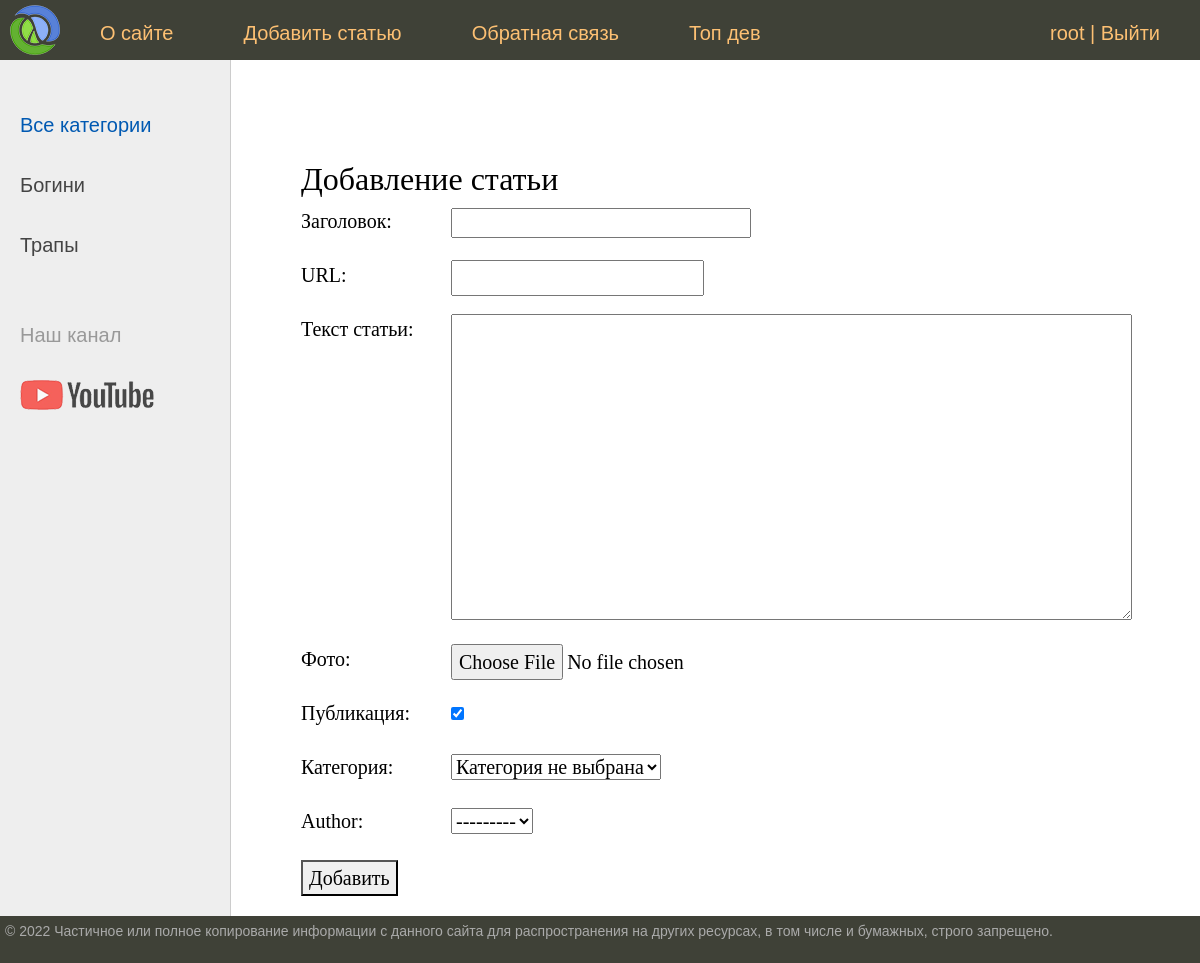
Page /addpage/ (signed in) on the committed database.
### users/models.py (models this page shows, shortened)
class CustomUser(AbstractUser):
    GENDERS = (
        ('m', 'Мужчина'),
        ('f', 'Женщина'),
    )
    slug = models.SlugField(max_length=255, unique=True, db_index=True, verbose_name='profile URL')
    fio = models.CharField('ФИО', max_length=255, default='')
    gender = models.CharField('Пол', max_length=1, choices=GENDERS, default='')
    birth_date = models.DateField('Дата рождения', default='2004-09-12')
    ava = models.ImageField(upload_to="avas/%Y/%m/%d/", verbose_name='Аватар')

### women/models.py (models this page shows)
class Category(models.Model):
    name = models.CharField(max_length=100, db_index=True, verbose_name='Название категории')
    slug = models.SlugField(max_length=255, unique=True, db_index=True, verbose_name='URL')
    def __str__(self):
        return self.name
    def get_absolute_url(self):
        return reverse('category', kwargs={'cat_slug': self.slug})
    class Meta:
        verbose_name = 'Категория'
        verbose_name_plural = 'Категории'
        ordering = ['name']

### women/views.py (the view)
# urls.py: path('addpage/', AddPage.as_view(), name='add_page'),
class AddPage(LoginRequiredMixin, DataMixin, CreateView):
    form_class = AddPostForm
    template_name = 'women/addpage.html'
    success_url = reverse_lazy('home')
    login_url = reverse_lazy('login')
    def get_context_data(self, *, object_list=None, **kwargs):
        context = super().get_context_data(**kwargs)
        c_def = self.get_user_context(title='Добавление статьи')
        return dict(**context, **c_def)

### women/forms.py (shortened to what this page needs)
class AddPostForm(forms.ModelForm):
    def __init__(self, *args, **kwargs):
        super().__init__(*args, **kwargs)
        self.fields['cat'].empty_label = "Категория не выбрана"
    class Meta:
        model = Women
        fields = ['title', 'slug', 'content', 'photo', 'is_published', 'cat', 'author']
        widgets ={
            'title': forms.TextInput(attrs={'class': 'form-input'}),
            'content': forms.Textarea(attrs={'cols': 60, 'rows': 10}),
        }

### women/templatetags/women_tags.py (called while the page is built)
@register.inclusion_tag('usertags/list_categories.html')
def show_categories(sort=None, cat_selected=None):
    if not sort:
        cats = Category.objects.all()
    else:
        cats = Category.objects.order_by(sort)
    return {"cats": cats, "cat_selected": cat_selected}

### women/utils.py (called while the page is built)
    def get_user_context(self, **kwargs):
        context = kwargs
        user_menu = menu.copy()
        if not self.request.user.is_authenticated:
            user_menu.pop(1)
            context['login_form'] = LoginUserForm
        context['menu'] = user_menu
        if 'cat_selected' not in context:
            context['cat_selected'] = 0
        return context

### women/templates/women/addpage.html (shortened to what this page needs)
{% extends 'women/base.html' %}
{% block content %}
    <h1>{{ title }}</h1>
    <form action="{% url 'add_page' %}" method="post" enctype="multipart/form-data">
        {% for f in form %}
            <p><label class="form-label" for="{{ f.id_for_label }}">{{f.label}}: </label>{{ f }}</p>
        {% endfor %}
        <button type="submit">Добавить</button>
    </form>
{% endblock %}

### women/templates/women/base.html (shortened to what this page needs)
{% load static %}
{% load women_tags %}
{% load cache %}
<!DOCTYPE html>
<html>
<head>
    {% block styles %}
        <link href="https://cdn.jsdelivr.net/npm/bootstrap@5.0.2/dist/css/bootstrap.min.css" rel="stylesheet">
        <link type="text/css" href="{% static 'women/css/styles.css' %}" rel="stylesheet" />
    {% endblock %}
</head>
<body>
    <table class="table-page" border=0 cellpadding="0" cellspacing="0">
        <tr>
            <td valign=top>
                {% block mainmenu %}
                    <div class="header">
                        <ul id="mainmenu" class="mainmenu">
                            <li class="logo"><a href="{% url 'home' %}">{{ m.title }}</a></li>
                            {% for m in menu %}
                                <li><a href="{% url m.url_name %}">{{m.title}}</a></li>
                            {% endfor %}
                            {% if user.is_authenticated %}
                                <li class="last">{{ user.username }} | <a href="{% url 'logout' %}">Выйти</a></li>
                            {% else %}
                                <li class="last"><a href="{% url 'register' %}">Регистрация</a> | <a href="#" data-bs-toggle="modal" data-bs-target="#loginajax">Авторизация</a></li>
                                {% include 'includes/modal.html' %}
                            {% endif %}
                        </ul>
                    </div>
                {% endblock %}
                <table class="table-content" border=0 cellpadding="0" cellspacing="0">
                    <tr>
                        <td valign="top" class="left-chapters">
                            <ul id="leftchapters">
                                {% if cat_selected == 0 %}
                                    <li class="selected">Все категории</li>
                                {% else %}
                                    <li><a href="{% url 'home' %}">Все категории</a></li>
                                {% endif %}
                                {% show_categories 'name' cat_selected %}
                                <li class="share">
                                    <p>Наш канал</p>
                                    <a class="share-yt" href="https://www.youtube.com/channel/UCqBD5GbLP7-nYISbnaAzm3A" target="_blank" rel="nofollow"></a>
                                </li>
                            </ul>
                        </td>
                        <td valign="top" class="content">
                            <div class="content-text">
                                {% block content %}{% endblock %}
                            </div>
                        </td>
                    </tr>
                </table>
            </td>
        </tr>
        <tr>
            <td valign=top>
                <div id="footer">
                    <p>&copy; 2022 Частичное или полное копирование информации с данного сайта для распространения на других ресурсах, в том числе и бумажных, строго запрещено.</p>
                </div>
            </td>
        </tr>
    </table>
</body>
</html>

### women/templates/usertags/list_categories.html
{% for post in cats %}
    {% if post.slug == cat_selected %}
        <li class="selected">{{post.name}}</li>
    {% else %}
        <li><a href="{{post.get_absolute_url}}">{{post.name}}</a> </li>
    {% endif %}
{% endfor %}

### women/static/women/css/styles.css (style rules this page uses)
html, body { font-family: 'Arial'; margin: 0; padding: 0; height: 100%; width: 100%; color: #444; }
a { color: #0059b2; text-decoration: none; }
.table-page { width: 100%; height: 100%; vertical-align: top; }
.table-page tr { height: 100%; }
.header { background: #3F4137; height: 60px; }
.logo { background: url('../img/logo.png') no-repeat 10px 5px; width: 70px; height: 60px; }
ul.mainmenu { list-style: none; margin: 0; padding: 0; height: 60px; color: #fdc073; font-size: 20px; overflow: hidden; }
ul.mainmenu li { float: left; margin: 18px 40px 0 30px; }
ul.mainmenu li.logo { margin: 0; }
ul.mainmenu li.last { float: right; }
ul.mainmenu li a { color: #fdc073; text-decoration: none; }
.table-content { width: 100%; min-height: 100%; height: 100%; }
.left-chapters { margin: 0; background: #eee; border-right: 1px solid #ccc; min-height: 100%; }
.left-chapters ul { width: 230px; min-height: 100%; margin: 0; padding: 20px 10px 10px 20px; list-style: none; font-size: 20px; }
.left-chapters ul li { margin: 30px 0 0 0; color: #999; }
.left-chapters ul li.selected { color: #0059b2; }
.left-chapters ul li a { color: #444; text-decoration: none; }
.left-chapters ul li.share { margin: 60px 0 0 0; }
.left-chapters ul li.share p { margin: 30px 0 30px 0; }
.left-chapters ul li.share a { display: inline-block; width: 40px; height: 40px; margin: 0 20px 0 0; }
.left-chapters ul li.share a.share-yt { width: 100%; height: 30px; background: url('../img/share_yt.png') no-repeat 0 0 }
.content { padding: 40px 20px 20px 40px; width: 100%; box-sizing: border-box; }
.content-text { margin: 60px 0 0 30px; color: #000; font-size: 20px; font-family: Yandex Sans Display Light; }
.content-text h1 { font-size: 32px; }
#footer { box-sizing: border-box; background: #3F4137; padding: 5px; color: #aaa; font-size: 14px; font-family: Verdana, Geneva, Arial, Helvetica; text-align: left; overflow: hidden; }
.form-input { width: 300px; font-size: 16px; }
.form-label { display: inline-block; min-width: 150px; vertical-align: top; }

### rows in the picture
CustomUser: username "root"
Category: name "Богини"
Category: name "Трапы"

### other values in the picture
{{ m.title }} "О сайте" "Добавить статью" "Обратная связь" "Топ дев"
{{ title }} "Добавление статьи"
{{ f.label }} "Заголовок" "URL" "Текст статьи" "Фото" "Публикация" "Категория" "Author"
